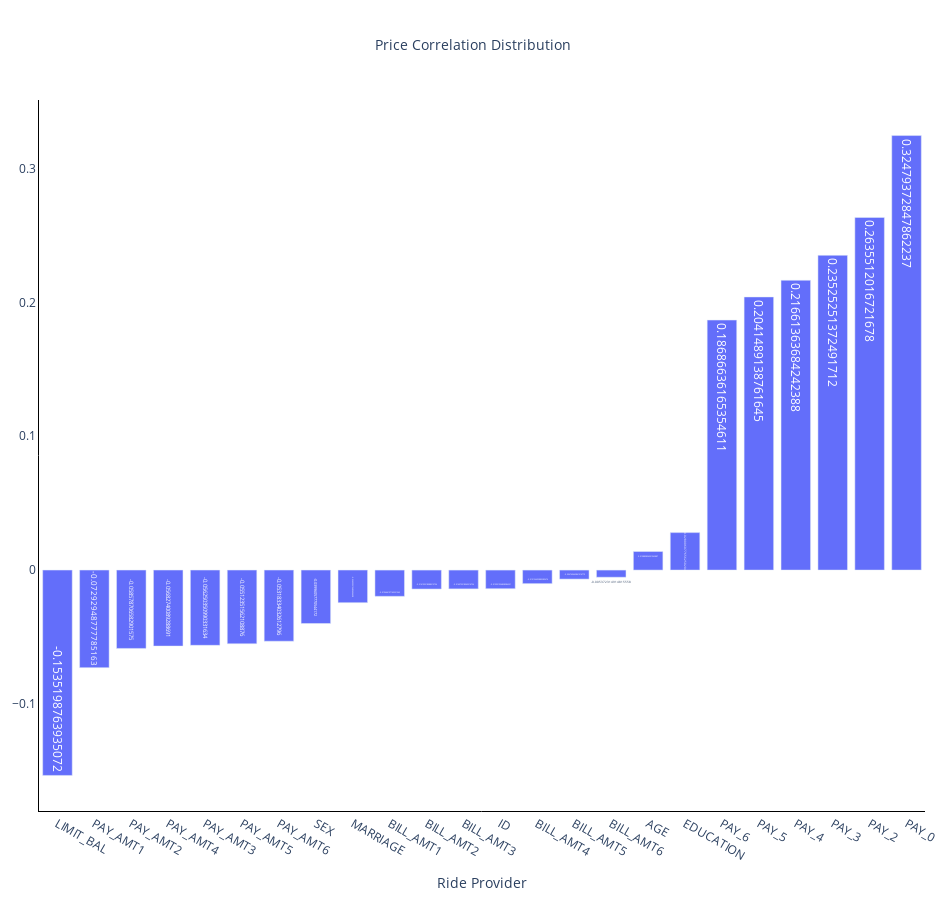

Notebook source saved alongside this figure:
### Code cell
fig = go.Figure()
fig.add_trace(
    go.Bar(x=next_month_default_corr[:-1].index, y= next_month_default_corr[:-1].values, text=next_month_default_corr[:-1].values)
)
fig.update_layout(
      plot_bgcolor="white",
      height=900,
      width=950,
      margin={
          "l":25,
          "r":25,
          "b":25
      },
      title_text="Price Correlation Distribution <br>",
      title={
          "x":0.5,
          "xanchor":"center",
          "font":{
              "size":14
          }
      },
      xaxis_title="Ride Provider",
      showlegend=False
  )
fig.update_xaxes(
      showline = True,
      linewidth=1,
      linecolor="black"
  )
fig.update_yaxes(
      showline = True,
      linewidth=1,
      linecolor="black"
  )
fig.show()

### Figure 1 — Plotly figure (JSON) as saved in the notebook; plotly's stock layout.template omitted (floating-point values rounded to 4 significant figures)
{"data": [{"text": [-0.1535, -0.07293, -0.05858, -0.05683, -0.05625, -0.05512, -0.05318, -0.03996, -0.02434, -0.01964, -0.01419, -0.01408, -0.01395, -0.01016, -0.00676, -0.005372, 0.01389, 0.02801, 0.1869, 0.2041, 0.2166, 0.2353, 0.2636, 0.3248], "type": "bar", "x": ["LIMIT_BAL", "PAY_AMT1", "PAY_AMT2", "PAY_AMT4", "PAY_AMT3", "PAY_AMT5", "PAY_AMT6", "SEX", "MARRIAGE", "BILL_AMT1", "BILL_AMT2", "BILL_AMT3", "ID", "BILL_AMT4", "BILL_AMT5", "BILL_AMT6", "AGE", "EDUCATION", "PAY_6", "PAY_5", "PAY_4", "PAY_3", "PAY_2", "PAY_0"], "y": [-0.1535, -0.07293, -0.05858, -0.05683, -0.05625, -0.05512, -0.05318, -0.03996, -0.02434, -0.01964, -0.01419, -0.01408, -0.01395, -0.01016, -0.00676, -0.005372, 0.01389, 0.02801, 0.1869, 0.2041, 0.2166, 0.2353, 0.2636, 0.3248]}], "layout": {"height": 900, "margin": {"b": 25, "l": 25, "r": 25}, "plot_bgcolor": "white", "showlegend": false, "title": {"font": {"size": 14}, "text": "Price Correlation Distribution <br>", "x": 0.5, "xanchor": "center"}, "width": 950, "xaxis": {"linecolor": "black", "linewidth": 1, "showline": true, "title": {"text": "Ride Provider"}}, "yaxis": {"linecolor": "black", "linewidth": 1, "showline": true}}}
